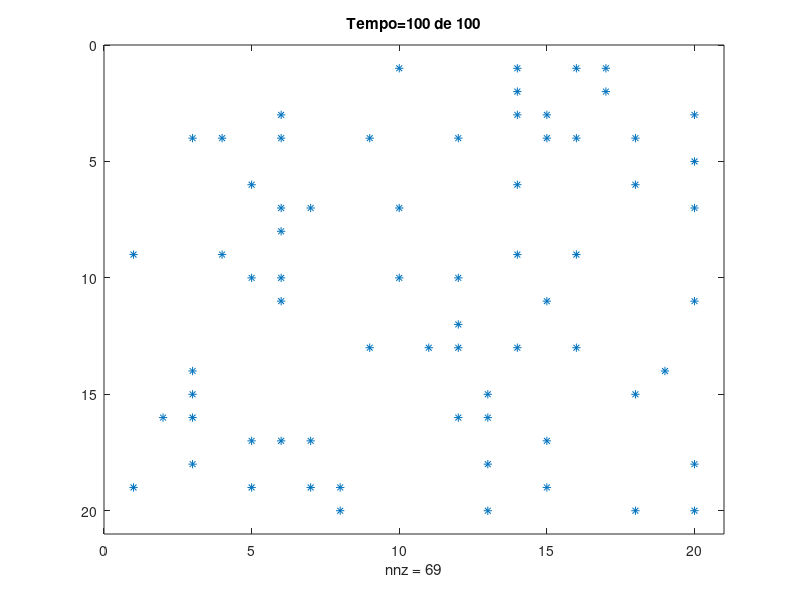
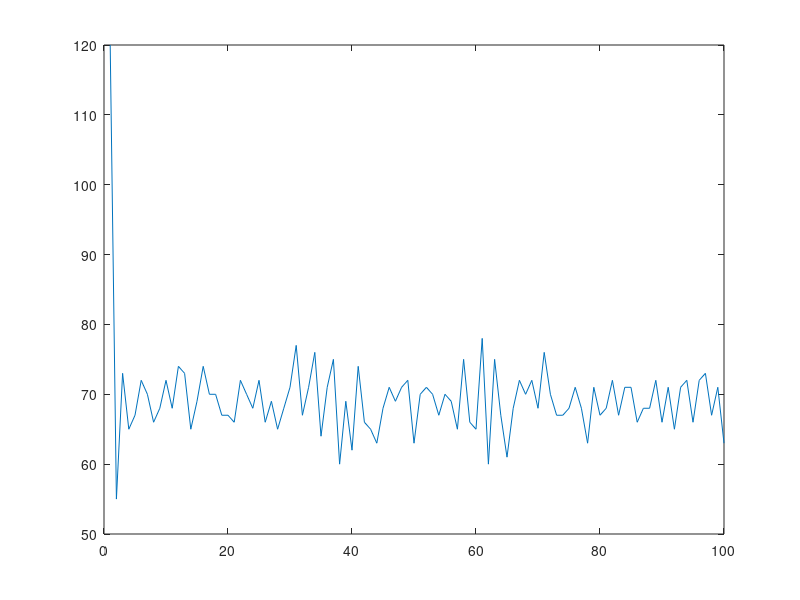

Write MATLAB code to recreate these figures, in order.
% Draft
% Game of life
%n matrix dimension 
%spsize matrix sparse size
%tf final time

function Draft_Game_Life(n,spsize,tf)
if nargin<3
    n=20;
    spsize=0.3;
    tf=100;
end

A=sprand(n,n,spsize);
B=spones(A);
%B=full(B);
% spy(B)
[row,col]=find(B);
pop=zeros(1,tf);
for t=1:tf
    pop(t)=sum(sum(B));
%Matriz B modification    
for i=1:length(row)

%% Treatment of edges

%First line
if row(i)==1 
    %First corner
    if col(i)==1
        neighbors = B(row(i)+1,col(i))+B(row(i),col(i)+1)+B(row(i)+1,col(i)+1);
        if neighbors ==3 || neighbors ==1
            B(row(i),col(i))=0;
        else
            B(row(i),col(i))=1;
        end
       
    %Second corner
    elseif col(i)==n
        neighbors = B(row(i)+1,col(i))+B(row(i),col(i)-1)+B(row(i)+1,col(i)-1);
        if neighbors ==3 || neighbors ==1
            B(row(i),col(i))=0;
        else
            B(row(i),col(i))=1;
        end
        
    else
        neighbors = B(row(i)+1,col(i))+B(row(i),col(i)-1)+B(row(i)+1,col(i)-1)+B(row(i)+1,col(i)+1)+B(row(i),col(i)+1);
        if neighbors >=3 || neighbors ==1
            B(row(i),col(i))=0;
        else
            B(row(i),col(i))=1;
        end
    end
    
%End line
elseif row(i)==n
    %Third corner
    if col(i)==1
        neighbors = B(row(i)-1,col(i))+B(row(i),col(i)+1)+B(row(i)-1,col(i)+1);
        if neighbors ==3 || neighbors ==1
            B(row(i),col(i))=0;
        else
            B(row(i),col(i))=1;
        end
        
        %Fourth corner
    elseif  col(i)==n
        neighbors = B(row(i)-1,col(i))+B(row(i),col(i)-1)+B(row(i)-1,col(i)-1);
        if neighbors ==3 || neighbors ==1
            B(row(i),col(i))=0;
        else
            B(row(i),col(i))=1;
        end
    else
        neighbors = B(row(i)-1,col(i))+B(row(i),col(i)-1)+B(row(i)-1,col(i)-1)+B(row(i)-1,col(i)+1)+B(row(i),col(i)+1);
        if neighbors >=3 || neighbors ==1
            B(row(i),col(i))=0;
        else
            B(row(i),col(i))=1;
        end
    end

%First column
elseif col(i)==1
    if row(i)~=1 && row(i)~=n
        neighbors = B(row(i)-1,col(i))+B(row(i),col(i)+1)+B(row(i)+1,col(i)+1)+B(row(i)-1,col(i)+1)+B(row(i)+1,col(i));
        if neighbors >=3 || neighbors ==1
            B(row(i),col(i))=0;
        else
            B(row(i),col(i))=1;
        end
    end

%Last column
elseif col(i)==n
    if row(i)~=1 && row(i)~=n
        neighbors = B(row(i)-1,col(i))+B(row(i),col(i)-1)+B(row(i)+1,col(i)-1)+B(row(i)-1,col(i)-1)+B(row(i)+1,col(i));
        if neighbors >=3 || neighbors ==1
            B(row(i),col(i))=0;
        else
            B(row(i),col(i))=1;
        end
    end
    
else 
    neighbors = B(row(i)-1,col(i)+1)+B(row(i)+1,col(i)+1)+B(row(i),col(i)+1)+B(row(i)-1,col(i))+B(row(i),col(i)-1)+B(row(i)+1,col(i)-1)+B(row(i)-1,col(i)-1)+B(row(i)+1,col(i));
        if neighbors >=3 || neighbors ==1
            B(row(i),col(i))=0;
        else
            B(row(i),col(i))=1;
        end
end
end
spy(B)
title(['Tempo=', num2str(t), ' de ', num2str(tf)])
pause(0.2)
end
figure
plot(pop);
end
